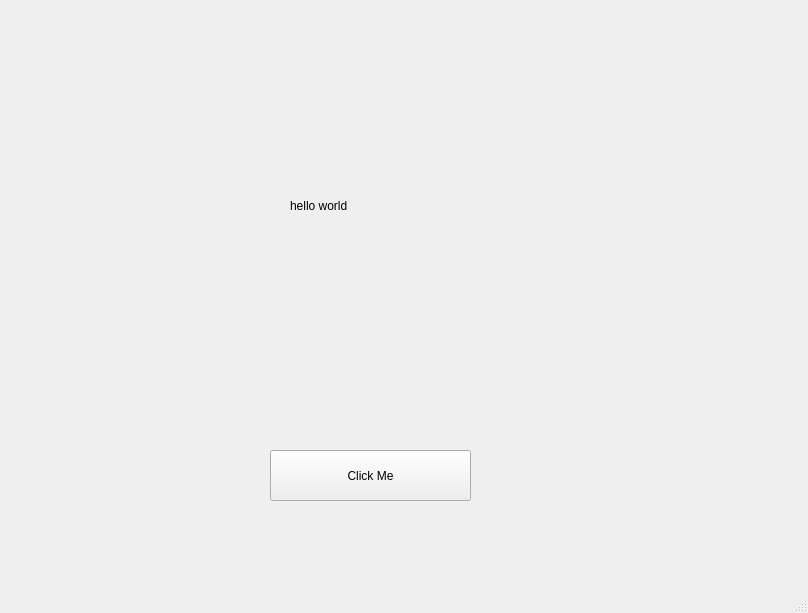
<?xml version="1.0" encoding="UTF-8"?>
<ui version="4.0">
 <class>MainWindow</class>
 <widget class="QMainWindow" name="MainWindow">
  <property name="geometry">
   <rect>
    <x>0</x>
    <y>0</y>
    <width>808</width>
    <height>613</height>
   </rect>
  </property>
  <property name="windowTitle">
   <string>MainWindow</string>
  </property>
  <widget class="QWidget" name="centralwidget">
   <widget class="QPushButton" name="pushButton">
    <property name="geometry">
     <rect>
      <x>270</x>
      <y>450</y>
      <width>201</width>
      <height>51</height>
     </rect>
    </property>
    <property name="text">
     <string>Click Me</string>
    </property>
   </widget>
   <widget class="QLabel" name="label">
    <property name="geometry">
     <rect>
      <x>290</x>
      <y>160</y>
      <width>211</width>
      <height>91</height>
     </rect>
    </property>
    <property name="layoutDirection">
     <enum>Qt::LeftToRight</enum>
    </property>
    <property name="text">
     <string>hello world</string>
    </property>
   </widget>
  </widget>
  <widget class="QMenuBar" name="menubar">
   <property name="geometry">
    <rect>
     <x>0</x>
     <y>0</y>
     <width>808</width>
     <height>21</height>
    </rect>
   </property>
  </widget>
  <widget class="QStatusBar" name="statusbar"/>
 </widget>
 <resources/>
 <connections/>
</ui>
